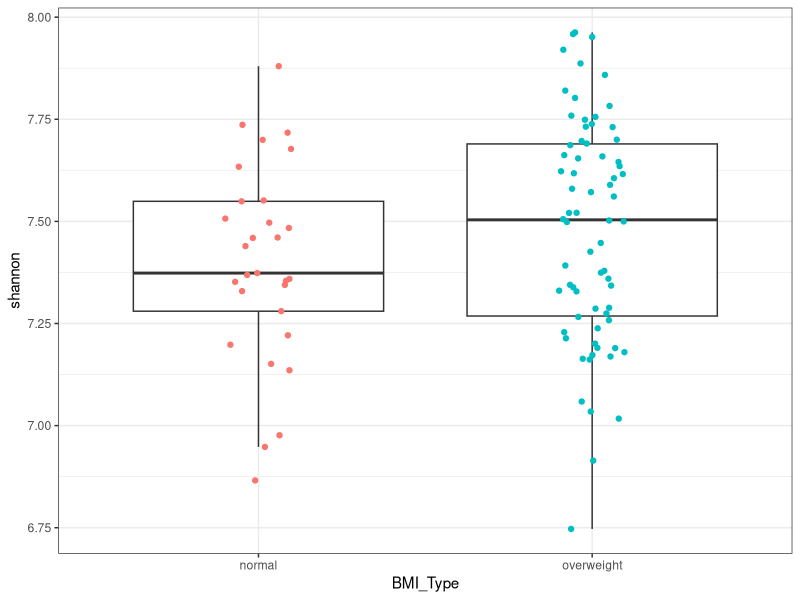
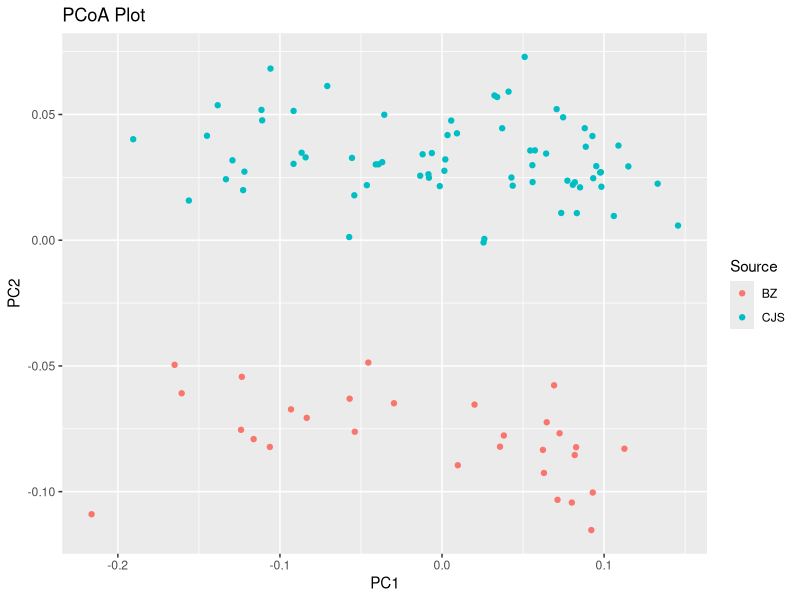
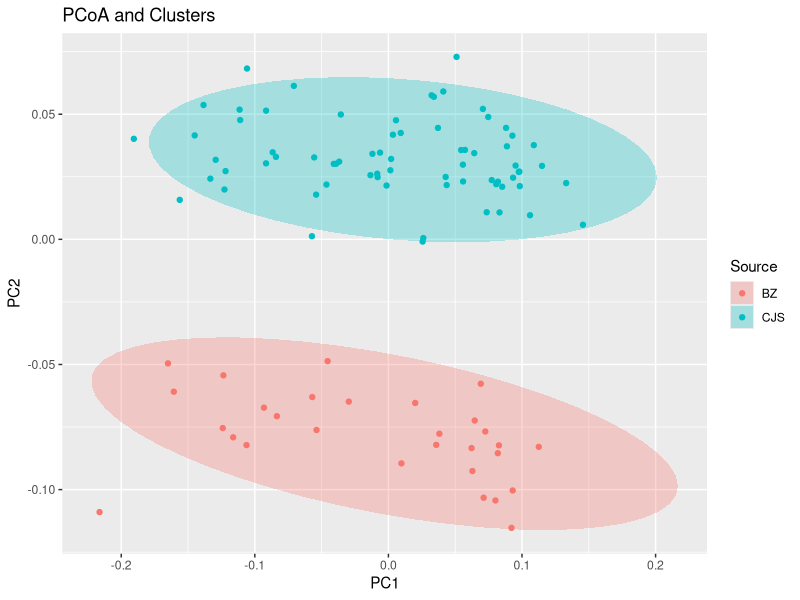
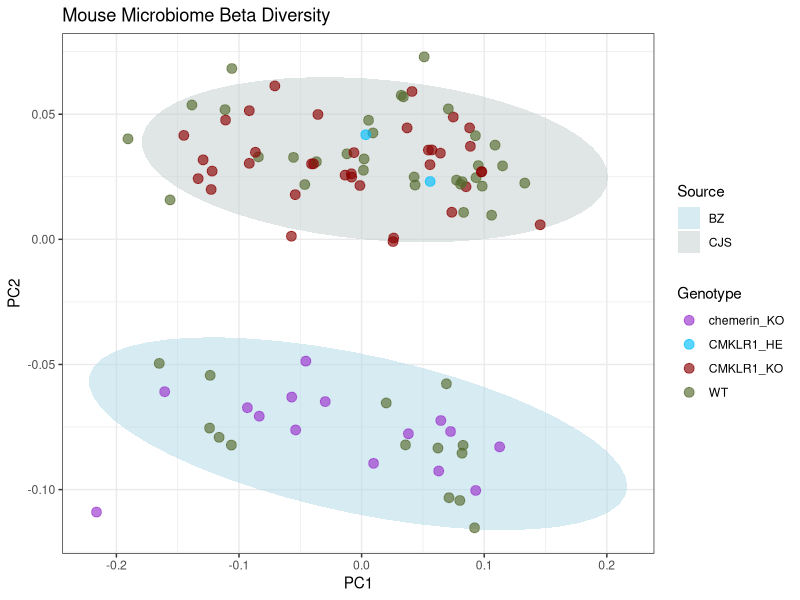

Here is the R script that generated these plots, in order:
## ---- chunk 1
# Now we can read in the table - This the the rarefied one
otu <- read.table("otutable_r10k.txt", 
                  comment="", 
                  header=TRUE, 
                  sep="\t",
                  skip=1, 
                  as.is=TRUE, 
                  check.names=F,
                  row=1)
## ---- chunk 2
# Read in the alpha diversity table
alpha <- read.table("alpha_diversity.txt", 
                    sep='\t', 
                    header=TRUE, 
                    as.is=TRUE, 
                    check.names=FALSE,
                    row=1)
## ---- chunk 3
# Load the beta diversity matrix, notice that we use read.table(),
# but then change from a dataframe to a matrix with as.matrix()
beta <- as.matrix(read.table("weighted_unifrac_dm.txt", 
                             sep = "\t", 
                             header=T, 
                             row = 1, 
                             as.is = T, 
                             check.names = F))
## ---- chunk 4
metadata <- read.table('mouse_mapfile.txt', 
                       header=T, 
                       sep='\t', 
                       check.names=F, 
                       comment='',
                       row=1)
## ---- chunk 5
# First, define all the samples in the OTU table.
# Remember, when we load in the OTU table, samples are columns
# Remember, the last column in the OTU table is taxonomy (don't use it)
samples1 <- colnames(otu)[1:(ncol(otu)-1)]

# Now let's see what the intersect with the  metadata row names are
IDs_Keep <- intersect(samples1, rownames(metadata))

# Now let's filter the metadata to keep only those samples
# We tell R to make a new data frame that only has the rows we want
metadata <- metadata[IDs_Keep,]

# Now let's filter the OTU table to keep just the intersecting samples

# First, lets rotate the table so the samples are the rows (like the map and alpha)
# We will store it as a new otu table (incase we need the old one)
otu2 <- t(otu)

# This will also remove the taxonomy, because it's not a sample ID we want
otu2 <- otu2[IDs_Keep,]

# Now let's filer the alpha diversity table to keep those samples too
# Alpha diversity has the samples as row names
alpha <- alpha[IDs_Keep, ]

# Now let's filter the beta diversity table to keep those samples too
# Beta diversity has the samples as row names AND column names
# We must filter both the rows and columns
beta <- beta[IDs_Keep,IDs_Keep]
## ---- chunk 6
overweight <- rownames(metadata[metadata$BMI_Type == "overweight", ])
normal <- rownames(metadata[metadata$BMI_Type == "normal",])
wilcox.test(alpha[overweight, "shannon"], alpha[normal, "shannon"])
# Note that you would run a t-test in the same way, only using 
# the t.test() function
## ---- chunk 7
alpha2 <- alpha
alpha2$BMI_Type <- metadata$BMI_Type

library(ggplot2)
ggplot(data=alpha2, aes(x=BMI_Type, y= shannon)) + 
  geom_boxplot(outlier.color = NA) + # removes outlier points becuase we add in the jitter anyways
  geom_jitter(width= 0.1, aes(color=BMI_Type)) +
  theme_bw() +
  guides(color=F) #because the x-axis is already labeled
## ---- chunk 8
library(ape)
library(vegan)
library(ggplot2)
## ---- chunk 9
# Run the pcoa() function on the beta diversity table,
# and store the vectors generated as a dataframe 
PCOA <- data.frame(pcoa(beta)$vectors)

# If you look at the PCOA table, you'll see the column names 
# are the 'axes' and the row names are sample IDs. We want them to 
# be labeled "PC" instead of "axis"

# We will make a vector with place holders
new_names <- rep("", ncol(PCOA))

# Fill in first with PC followed by the number (e.g. PC1, PC2, PC3...)
for(i in 1:ncol(PCOA)){
  new_names[i] <- paste("PC",i, sep="")
}

# Replace the column names of PCOA
names(PCOA) <- new_names

# Create a column that is SampleIDS for PCOA
PCOA$SampleID <- rownames(PCOA)

#Create a column that is SampleIDs for the metadata
metadata$SampleID <- rownames(metadata)

# Merge the metadata and beta diversity
PCOA <- merge(PCOA, metadata, by = "SampleID")
## ---- chunk 10
# Note that geom_point() makes it a scatter plot where the points 
# are colored according to BodySite
ggplot(PCOA) + 
  geom_point(aes(x = PC1, y = PC2, color = Source)) + 
  labs(title="PCoA Plot")
## ---- chunk 11
# Now let's add some clusters.  This makes it look great, but can 
# also be misleading and make us think there are groups when there 
# aren't. Note that we are using BodySite to color the points and body 
# AREA to fill the clusters
ggplot(PCOA) + 
  geom_point(aes(x = PC1, y = PC2, color = Source)) + 
  labs(title="PCoA and Clusters") + 
  stat_ellipse(alpha = 0.3, geom="polygon", linetype="blank", aes(x = PC1, y = PC2, fill = Source))
## ---- chunk 12
colors <- c("darkorchid", "deepskyblue", "darkred", "darkolivegreen")
colors2 <- c("lightblue", "azure3")
ggplot(PCOA, aes(x = PC1, y = PC2)) + 
    stat_ellipse(alpha = 0.5, geom="polygon", aes(fill=Source)) + 
    geom_point(alpha=0.65, size = 3, aes(color = Genotype)) + 
    labs(title="Mouse Microbiome Beta Diversity") + 
    scale_color_manual(values= colors) + 
    scale_fill_manual(values=colors2) + 
    theme(plot.title = element_text(size = 16), 
          axis.title = element_text(size = 14), 
          axis.text = element_text(size = 12),
          legend.title = element_text(size = 14),
          legend.text = element_text(size = 12)) + 
    theme_bw()
## ---- chunk 13
# Turn the beta table into resemblance matrix using as.dist() 
beta_dist = as.dist(beta)

# Test for a significant difference across all groups.  
# This will run an ADONIS test.
ad = adonis(beta_dist ~ metadata[,"Genotype"], data=metadata, permutations=999)
ad
## ---- chunk 14
# This takes just the analysis of variance table (aoc.tab) 
# from the output
a.table <- ad$aov.tab

# This writes it to a file
write.table(a.table, file="beta_analysis.txt", quote=FALSE, sep="\t", col.names = NA)
